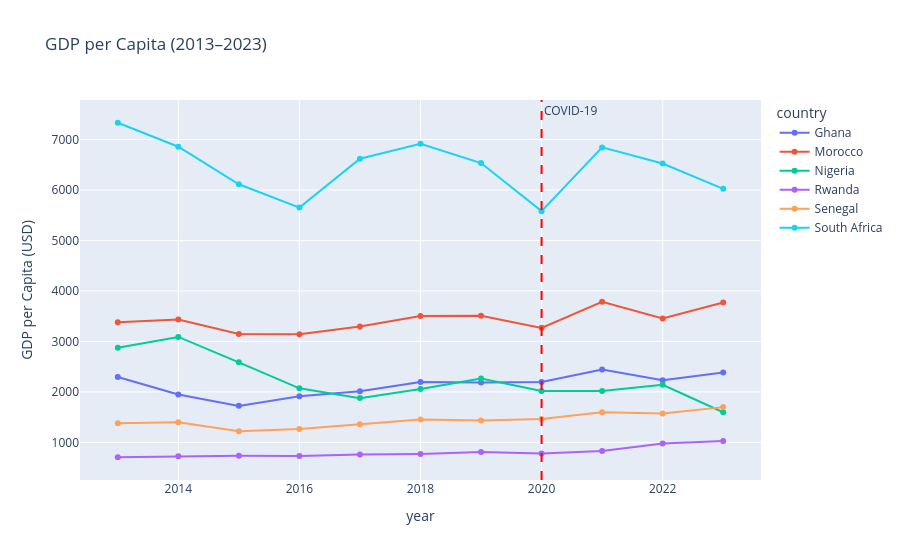

Notebook code for this chart:
### Code cell
fig = px.line(
    df_imputed,
    x='year',
    y='GDP per Capita (USD)',
    color='country',
    title='GDP per Capita (2013–2023)',
    markers=True
)
#fig.add_vline(x=2008, line_dash='dash', line_color='red', annotation_text='2008 Crisis')
fig.add_vline(x=2020, line_dash='dash', line_color='red', annotation_text='COVID-19')

fig.update_layout(yaxis_title='GDP per Capita (USD)')
fig.show()

### Figure 1 — Plotly figure (JSON) as saved in the notebook; plotly's stock layout.template omitted (floating-point values rounded to 4 significant figures)
{"data": [{"hovertemplate": "country=Ghana<br>year=%{x}<br>GDP per Capita (USD)=%{y}<extra></extra>", "legendgroup": "Ghana", "line": {"color": "#636efa", "dash": "solid"}, "marker": {"symbol": "circle"}, "mode": "lines+markers", "name": "Ghana", "orientation": "v", "showlegend": true, "type": "scatter", "x": [2013, 2014, 2015, 2016, 2017, 2018, 2019, 2020, 2021, 2022, 2023], "xaxis": "x", "y": [2295.0, 1950.0, 1723.0, 1912.0, 2012.0, 2195.0, 2187.0, 2195.0, 2445.0, 2230.0, 2384.0], "yaxis": "y"}, {"hovertemplate": "country=Morocco<br>year=%{x}<br>GDP per Capita (USD)=%{y}<extra></extra>", "legendgroup": "Morocco", "line": {"color": "#EF553B", "dash": "solid"}, "marker": {"symbol": "circle"}, "mode": "lines+markers", "name": "Morocco", "orientation": "v", "showlegend": true, "type": "scatter", "x": [2013, 2014, 2015, 2016, 2017, 2018, 2019, 2020, 2021, 2022, 2023], "xaxis": "x", "y": [3380.0, 3435.0, 3146.0, 3141.0, 3297.0, 3502.0, 3508.0, 3268.0, 3786.0, 3455.0, 3771.0], "yaxis": "y"}, {"hovertemplate": "country=Nigeria<br>year=%{x}<br>GDP per Capita (USD)=%{y}<extra></extra>", "legendgroup": "Nigeria", "line": {"color": "#00cc96", "dash": "solid"}, "marker": {"symbol": "circle"}, "mode": "lines+markers", "name": "Nigeria", "orientation": "v", "showlegend": true, "type": "scatter", "x": [2013, 2014, 2015, 2016, 2017, 2018, 2019, 2020, 2021, 2022, 2023], "xaxis": "x", "y": [2873.0, 3089.0, 2586.0, 2070.0, 1876.0, 2058.0, 2265.0, 2020.0, 2017.0, 2139.0, 1597.0], "yaxis": "y"}, {"hovertemplate": "country=Rwanda<br>year=%{x}<br>GDP per Capita (USD)=%{y}<extra></extra>", "legendgroup": "Rwanda", "line": {"color": "#ab63fa", "dash": "solid"}, "marker": {"symbol": "circle"}, "mode": "lines+markers", "name": "Rwanda", "orientation": "v", "showlegend": true, "type": "scatter", "x": [2013, 2014, 2015, 2016, 2017, 2018, 2019, 2020, 2021, 2022, 2023], "xaxis": "x", "y": [704.9, 725.0, 734.0, 729.5, 758.3, 771.8, 810.1, 778.7, 829.5, 975.5, 1027.0], "yaxis": "y"}, {"hovertemplate": "country=Senegal<br>year=%{x}<br>GDP per Capita (USD)=%{y}<extra></extra>", "legendgroup": "Senegal", "line": {"color": "#FFA15A", "dash": "solid"}, "marker": {"symbol": "circle"}, "mode": "lines+markers", "name": "Senegal", "orientation": "v", "showlegend": true, "type": "scatter", "x": [2013, 2014, 2015, 2016, 2017, 2018, 2019, 2020, 2021, 2022, 2023], "xaxis": "x", "y": [1380.0, 1399.0, 1218.0, 1266.0, 1357.0, 1453.0, 1431.0, 1461.0, 1598.0, 1574.0, 1698.0], "yaxis": "y"}, {"hovertemplate": "country=South Africa<br>year=%{x}<br>GDP per Capita (USD)=%{y}<extra></extra>", "legendgroup": "South Africa", "line": {"color": "#19d3f3", "dash": "solid"}, "marker": {"symbol": "circle"}, "mode": "lines+markers", "name": "South Africa", "orientation": "v", "showlegend": true, "type": "scatter", "x": [2013, 2014, 2015, 2016, 2017, 2018, 2019, 2020, 2021, 2022, 2023], "xaxis": "x", "y": [7332.0, 6857.0, 6112.0, 5651.0, 6618.0, 6914.0, 6534.0, 5581.0, 6843.0, 6523.0, 6023.0], "yaxis": "y"}], "layout": {"annotations": [{"showarrow": false, "text": "COVID-19", "x": 2020, "xanchor": "left", "xref": "x", "y": 1, "yanchor": "top", "yref": "y domain"}], "legend": {"title": {"text": "country"}, "tracegroupgap": 0}, "shapes": [{"line": {"color": "red", "dash": "dash"}, "type": "line", "x0": 2020, "x1": 2020, "xref": "x", "y0": 0, "y1": 1, "yref": "y domain"}], "title": {"text": "GDP per Capita (2013–2023)"}, "xaxis": {"anchor": "y", "domain": [0, 1], "title": {"text": "year"}}, "yaxis": {"anchor": "x", "domain": [0, 1], "title": {"text": "GDP per Capita (USD)"}}}}
